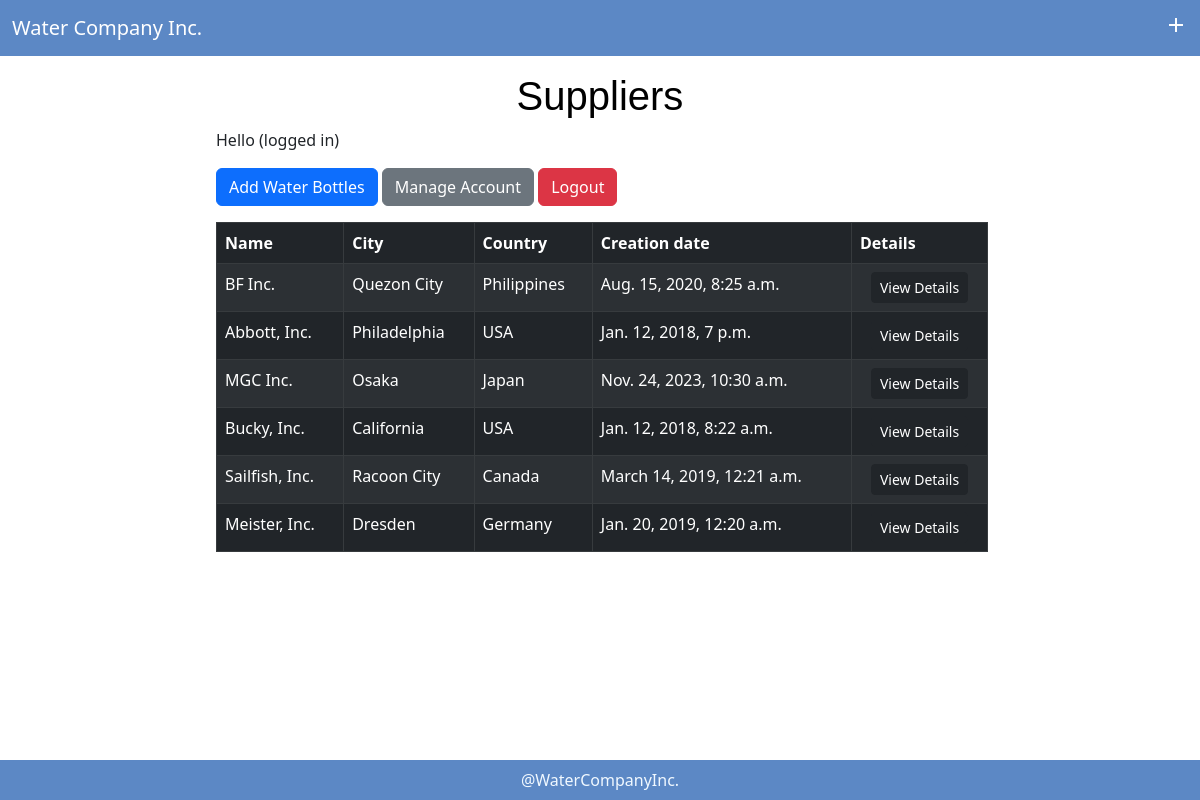
The page /view_supplier/ on the database its author committed.
### MyInventoryApp/models.py (models this page shows, shortened)
class Supplier(models.Model):
    name = models.CharField(max_length=300)
    city = models.CharField(max_length=300)
    country = models.CharField(max_length=300)
    created_at = models.DateTimeField(blank=True, null = True)
    objects = models.Manager()

### MyInventoryApp/views.py (the view)
# urls.py: path('view_supplier/', views.view_supplier, name="view_supplier"),
def view_supplier(request):
    user_id = request.session.get('user_id')
    user = Account.objects.filter(pk=user_id).first()
    suppliers = Supplier.objects.all()
    return render(request, 'MyInventoryApp/view_supplier.html', {'s': suppliers, 'user':user})

### MyInventoryApp/templates/MyInventoryApp/view_supplier.html (shortened to what this page needs)
{% extends 'MyInventoryApp/base.html' %}
{% load static %}
{%block heading%}Suppliers{%endblock%}
{%block content%}
<p> Hello {{user.username}} (logged in)</p>
<div class="mb-3">
    <a href="{% url 'add_bottle' %}" class="btn btn-primary">Add Water Bottles</a>
    <a href="{% url 'manage_account' pk=user.pk %}" class="btn btn-secondary">Manage Account</a>
    <a href="{% url 'logout_view' %}" class="btn btn-danger">Logout</a>
</div>
<table class="table table-dark table-striped columns table-bordered">
    <thead>
        <tr>
                <th class="table-dark" scope="col"> Name </th>
                <th class="table-dark" scope="col"> City </th>
                <th class="table-dark" scope="col"> Country </th>
                <th class="table-dark" scope="col"> Creation date </th>
                <th class="table-dark" scope="col"> Details </th>
        </tr>
    </thead>
    <tbody>
        {% for sd in s %}
            <tr>
                <td> {{ sd.name }} </td>
                <td> {{ sd.city }} </td>
                <td> {{ sd.country }} </td>
                <td> {{ sd.created_at }} </td>
                <td> <div class="d-flex justify-content-center"> <a href="{% url 'view_bottles' %}" class="btn btn-sm btn-dark">View Details</a> </div> </td>
            </tr>
        {% endfor %}
    </tbody>
</table>
{%endblock%}
{% load static %}

### MyInventoryApp/templates/MyInventoryApp/base.html (style rules this page uses)
body { min-height: 100vh; display: flex; flex-direction: column; }

### rows shown on the page
Supplier: name "BF Inc.", city "Quezon City", country "Philippines", created_at "Aug. 15, 2020, 8:25 a.m."
Supplier: name "Abbott, Inc.", city "Philadelphia", country "USA", created_at "Jan. 12, 2018, 7 p.m."
Supplier: name "MGC Inc.", city "Osaka", country "Japan", created_at "Nov. 24, 2023, 10:30 a.m."
Supplier: name "Bucky, Inc.", city "California", country "USA", created_at "Jan. 12, 2018, 8:22 a.m."
Supplier: name "Sailfish, Inc.", city "Racoon City", country "Canada", created_at "March 14, 2019, 12:21 a.m."
Supplier: name "Meister, Inc.", city "Dresden", country "Germany", created_at "Jan. 20, 2019, 12:20 a.m."
